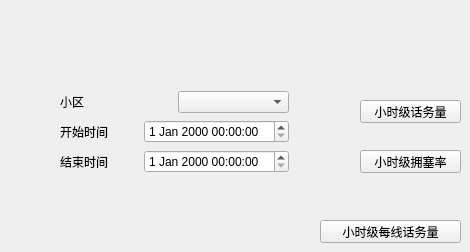
     <widget class="QWidget" name="page_2">
      <widget class="QWidget" name="layoutWidget_2">
       <property name="geometry">
        <rect>
         <x>60</x>
         <y>90</y>
         <width>229</width>
         <height>85</height>
        </rect>
       </property>
       <layout class="QVBoxLayout" name="verticalLayout_3">
        <item>
         <layout class="QHBoxLayout" name="horizontalLayout_4">
          <item>
           <widget class="QLabel" name="cellLabel_2">
            <property name="text">
             <string>小区</string>
            </property>
           </widget>
          </item>
          <item>
           <widget class="QComboBox" name="cellIDComboBox_2"/>
          </item>
         </layout>
        </item>
        <item>
         <layout class="QHBoxLayout" name="horizontalLayout_5">
          <item>
           <widget class="QLabel" name="startLabel_3">
            <property name="text">
             <string>开始时间</string>
            </property>
           </widget>
          </item>
          <item>
           <widget class="QDateTimeEdit" name="startDateTimeEdit_3"/>
          </item>
         </layout>
        </item>
        <item>
         <layout class="QHBoxLayout" name="horizontalLayout_6">
          <item>
           <widget class="QLabel" name="endLabel_3">
            <property name="text">
             <string>结束时间</string>
            </property>
           </widget>
          </item>
          <item>
           <widget class="QDateTimeEdit" name="endDateTimeEdit_3"/>
          </item>
         </layout>
        </item>
       </layout>
      </widget>
      <widget class="QPushButton" name="teleAmountButton_2">
       <property name="geometry">
        <rect>
         <x>360</x>
         <y>100</y>
         <width>101</width>
         <height>23</height>
        </rect>
       </property>
       <property name="text">
        <string>小时级话务量</string>
       </property>
      </widget>
      <widget class="QPushButton" name="congestRatioButton_2">
       <property name="geometry">
        <rect>
         <x>360</x>
         <y>150</y>
         <width>101</width>
         <height>23</height>
        </rect>
       </property>
       <property name="text">
        <string>小时级拥塞率</string>
       </property>
      </widget>
      <widget class="QPushButton" name="pushButton_19">
       <property name="geometry">
        <rect>
         <x>320</x>
         <y>220</y>
         <width>141</width>
         <height>23</height>
        </rect>
       </property>
       <property name="text">
        <string>小时级每线话务量</string>
       </property>
      </widget>
     </widget>
